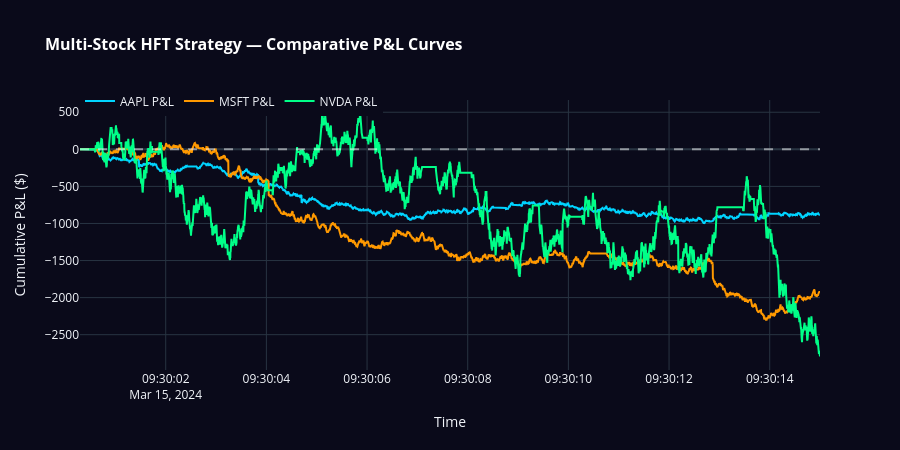

The cell this chart's notebook holds for it:
### Code cell
# ═══════════════════════════════════════════════════════
#  CHART 6 — MULTI-STOCK PERFORMANCE COMPARISON
# ═══════════════════════════════════════════════════════

# Run strategy on all 3 stocks
all_results = {}
for sym, stock_df in stocks.items():
    s = add_microstructure_features(stock_df)
    s = generate_signals(s)
    s, t = execute_strategy(s)
    all_results[sym] = {'df': s, 'trades': t}

fig6 = go.Figure()

colors = {'AAPL': '#00d4ff', 'MSFT': '#ff9900', 'NVDA': '#00ff88'}

for sym, res in all_results.items():
    fig6.add_trace(go.Scatter(
        x=res['df']['timestamp'],
        y=res['df']['equity'],
        mode='lines',
        name=f'{sym} P&L',
        line=dict(color=colors[sym], width=2)
    ))

fig6.add_hline(y=0, line_dash='dash', line_color='white', opacity=0.5)

fig6.update_layout(
    title=dict(text='<b>Multi-Stock HFT Strategy — Comparative P&L Curves</b>',
               font=dict(size=16, color='white')),
    template='plotly_dark',
    xaxis_title='Time',
    yaxis_title='Cumulative P&L ($)',
    height=450,
    plot_bgcolor='#0a0a1a',
    paper_bgcolor='#0a0a1a',
    hovermode='x unified',
    legend=dict(orientation='h', y=1.05)
)
fig6.show()

# Summary table
summary = []
for sym, res in all_results.items():
    eq  = res['df']['equity']
    tr  = res['trades']
    pnl = eq.iloc[-1]
    mdd = (eq - np.maximum.accumulate(eq)).min()
    closed = tr[tr['realized'] != 0]
    wr  = (closed['realized'] > 0).sum() / len(closed) * 100 if len(closed) > 0 else 0
    summary.append({'Symbol': sym, 'Final P&L': f'${pnl:.2f}',
                    'Max Drawdown': f'${mdd:.2f}', 'Hit Rate': f'{wr:.1f}%',
                    'Trades': len(tr)})
pd.DataFrame(summary)

### Figure 1 — Plotly figure (JSON) as saved in the notebook; plotly's stock layout.template omitted (floating-point values rounded to 4 significant figures; data arrays with more than 128 entries replaced by an {"elided": "..."} marker saying what was removed)
{"data": [{"line": {"color": "#00d4ff", "width": 2}, "mode": "lines", "name": "AAPL P&L", "type": "scatter", "x": {"elided": "4901 str values"}, "y": {"elided": "4901 float values"}}, {"line": {"color": "#ff9900", "width": 2}, "mode": "lines", "name": "MSFT P&L", "type": "scatter", "x": {"elided": "4901 str values"}, "y": {"elided": "4901 float values"}}, {"line": {"color": "#00ff88", "width": 2}, "mode": "lines", "name": "NVDA P&L", "type": "scatter", "x": {"elided": "4901 str values"}, "y": {"elided": "4901 float values"}}], "layout": {"height": 450, "hovermode": "x unified", "legend": {"orientation": "h", "y": 1.05}, "paper_bgcolor": "#0a0a1a", "plot_bgcolor": "#0a0a1a", "shapes": [{"line": {"color": "white", "dash": "dash"}, "opacity": 0.5, "type": "line", "x0": 0, "x1": 1, "xref": "x domain", "y0": 0, "y1": 0, "yref": "y"}], "title": {"font": {"color": "white", "size": 16}, "text": "<b>Multi-Stock HFT Strategy — Comparative P&L Curves</b>"}, "xaxis": {"title": {"text": "Time"}}, "yaxis": {"title": {"text": "Cumulative P&L ($)"}}}}
